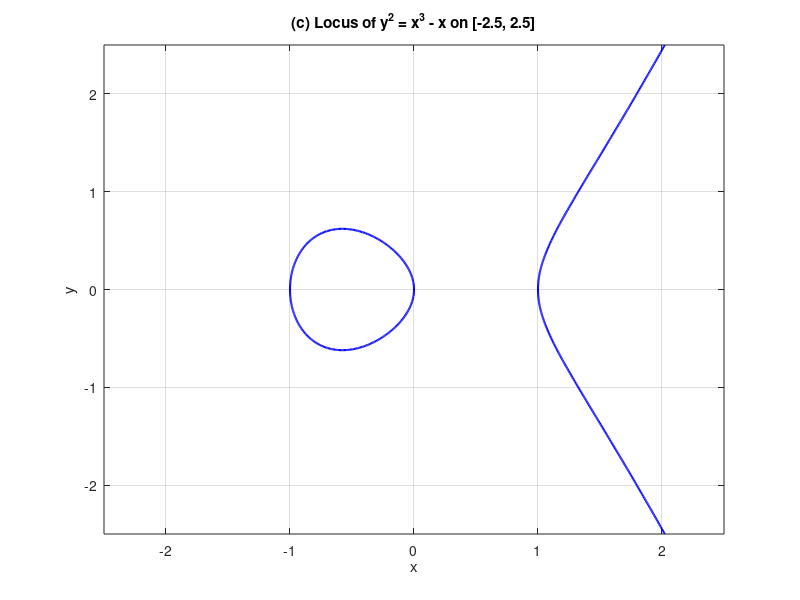

Recreate this plot in MATLAB.
x = linspace(-2.5, 2.5, 500);
y = linspace(-2.5, 2.5, 500);
[ X, Y ] = meshgrid(x, y);
Z = Y.^ 2 - X.^ 3 + X;
figure;
contour(X, Y, Z, [0 0], 'b', 'LineWidth', 1.5);
title('(c) Locus of y^2 = x^3 - x on [-2.5, 2.5]');
xlabel('x');
ylabel('y');
xlim([-2.5 2.5]);
ylim([-2.5 2.5]);
grid on;
